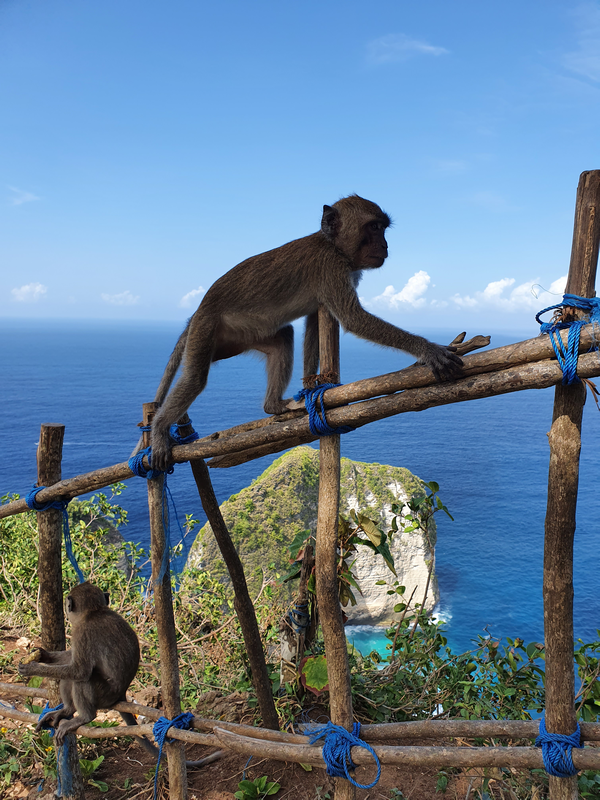
#> input picture Week7/Solutions/data/NusaPenida.png, 600 x 800 px
$ jupyter execute Exercise7.ipynb   (shell and % lines are left out)
#> lines starting #> are read from the running program, lines starting #| are printed output that depends on the picture
# Exercise 7 - Geometric transformations and landmark based registration

[cell 1]
import matplotlib.pyplot as plt
import math
import numpy as np
import skimage.io as io
from skimage.util import img_as_float, img_as_uint
from skimage.transform import rotate
from skimage.transform import EuclideanTransform
from skimage.transform import SimilarityTransform
from skimage.transform import warp
from skimage.transform import swirl
from skimage.transform import matrix_transform

## Geometric transformations on images

[cell 2]
def show_comparison(original, transformed, transformed_name):
    fig, (ax1, ax2) = plt.subplots(ncols=2, figsize=(8, 4), sharex=True,
                                   sharey=True)
    ax1.imshow(original)
    ax1.set_title('Original')
    ax1.axis('off')
    ax2.imshow(transformed)
    ax2.set_title(transformed_name)
    ax2.axis('off')
    io.show()

## Image rotation

#### Exercise 1

[cell 3]
im_org = io.imread('data/NusaPenida.png')
#> im_org is the input picture: shape (800, 600, 3); mean R, G, B 102, 126.7, 148.3

rotation_angle = 10
rotated_img = rotate(im_org, rotation_angle)
show_comparison(im_org, rotated_img, "Rotated image")

[cell 4]
rot_center = [0, 0]
rotated_img = rotate(im_org, rotation_angle, center=rot_center)
show_comparison(im_org, rotated_img, "Rotated image")

#### Exercise 2

[cell 5]
rotated_img = rotate(im_org, rotation_angle, mode="reflect")
show_comparison(im_org, rotated_img, "Rotated image")

#### Exercise 3

[cell 6]
rotated_img = rotate(im_org, rotation_angle, mode="wrap")
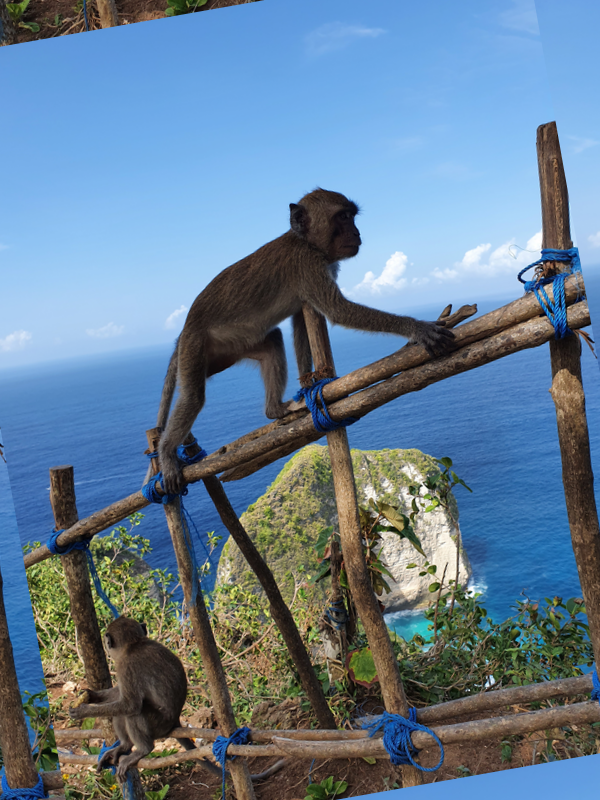
#> rotated_img: shape (800, 600, 3) float64; mean R, G, B 0.4, 0.497, 0.582
show_comparison(im_org, rotated_img, "Rotated image")

#### Exercise 4

[cell 7]
rotated_img = rotate(im_org, rotation_angle, resize=True, mode="constant", cval=1)
#> rotated_img: shape (892, 730, 3) float64
show_comparison(im_org, rotated_img, "Rotated image")

#### Exercise 5

[cell 8]
rotated_img = rotate(im_org, rotation_angle, resize=True)
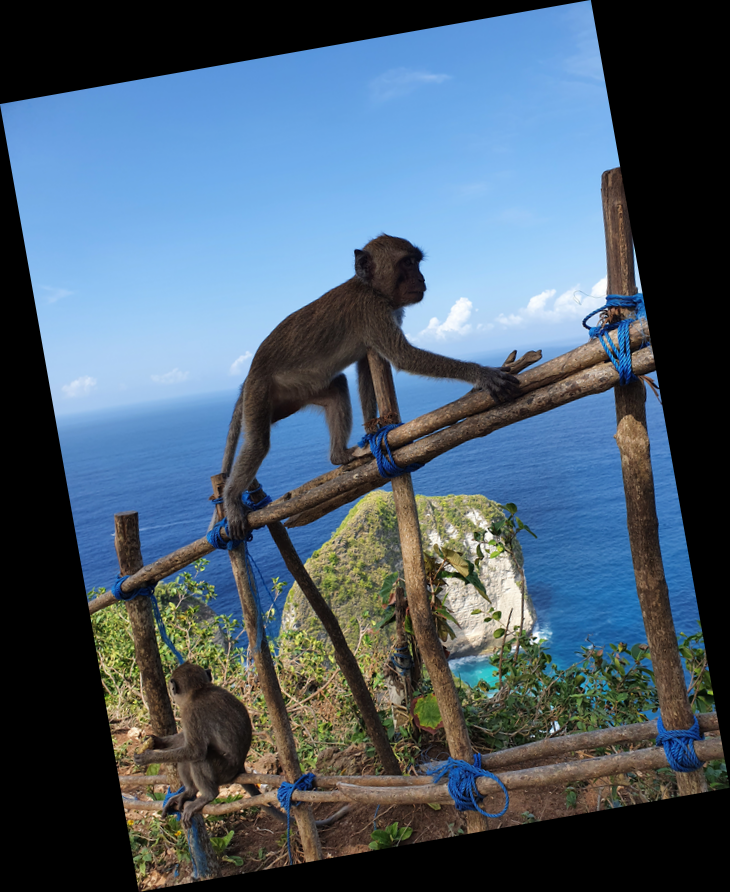
#> rotated_img: shape (892, 730, 3) float64; mean R, G, B 0.295, 0.366, 0.429
show_comparison(im_org, rotated_img, "Rotated image")

### Euclidean image transformation

#### Exercise 6

[cell 9]
# angle in radians - counter clockwise
rotation_angle = 10.0 * math.pi / 180.
trans = [10, 20]
tform = EuclideanTransform(rotation=rotation_angle, translation=trans)
print(tform.params)

#### Exercise 7

[cell 10]
transformed_img = warp(im_org, tform)
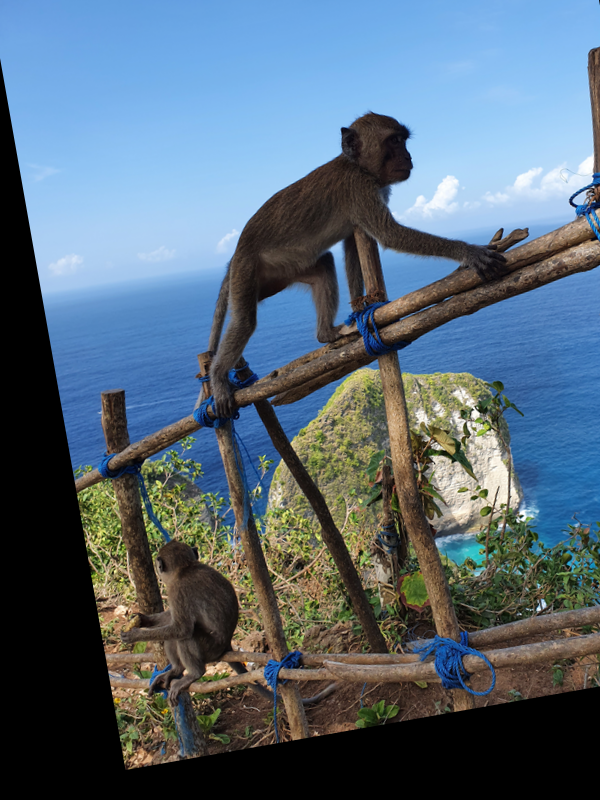
#> transformed_img: shape (800, 600, 3) float64; mean R, G, B 0.341, 0.413, 0.471
show_comparison(im_org, transformed_img, "Rigid transformation image")

### Inverse transformation

#### Exercise 8

[cell 11]
rotation_angle = 10.0 * math.pi / 180.
trans = [0, 0]
tform = EuclideanTransform(rotation=rotation_angle, translation=trans)
transformed_img = warp(transformed_img, tform.inverse)
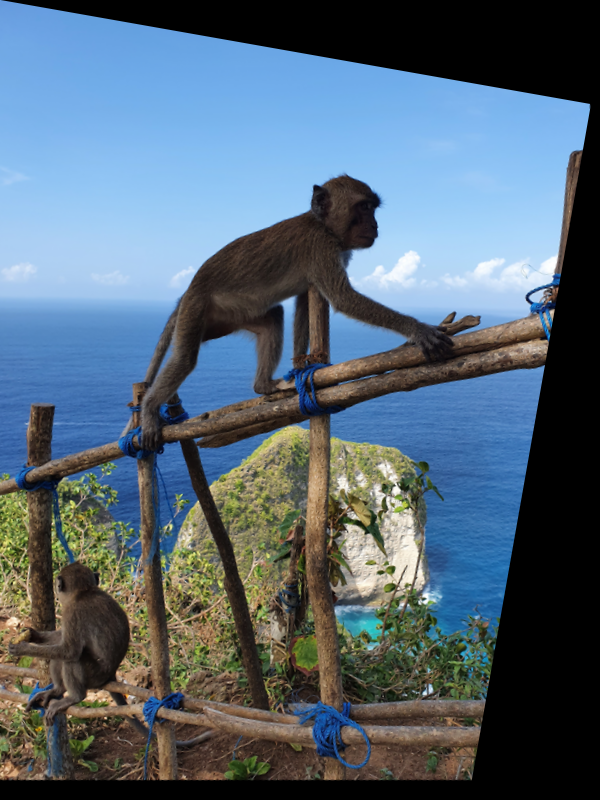
#> transformed_img: shape (800, 600, 3) float64; mean R, G, B 0.334, 0.404, 0.462

show_comparison(im_org, transformed_img, "Inverted rigid transformation")

### Similarity transform of image

#### Exercise 9

[cell 12]
rotation_angle = 15.0 * math.pi / 180.
trans = [40, 30]
scale = 0.6
tform = SimilarityTransform(scale = scale, rotation = rotation_angle, translation = trans)

recovered_img = warp(transformed_img, tform)
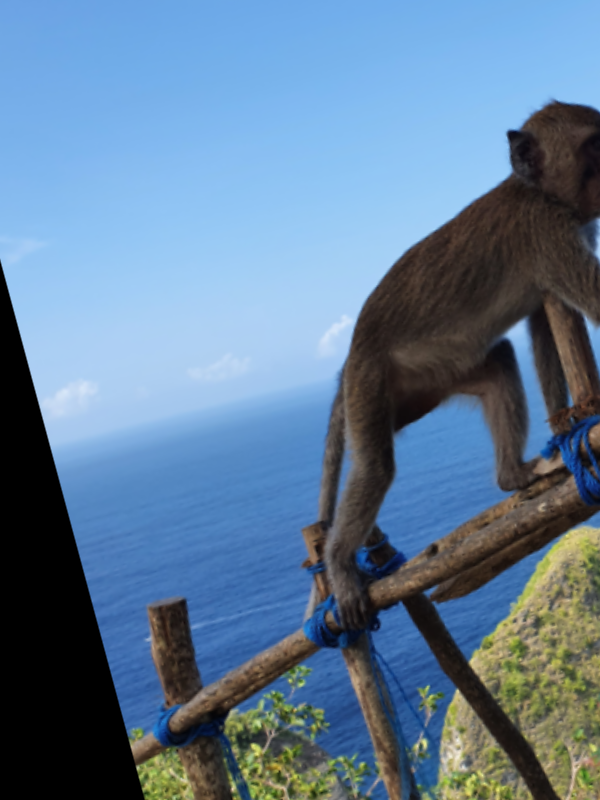
#> recovered_img: shape (800, 600, 3) float64; mean R, G, B 0.378, 0.488, 0.593
show_comparison(im_org, recovered_img, "Similarity transformation")

### The swirl image transformation

#### Exercise 10

[cell 13]
str = 10
rad = 300
swirl_img = swirl(im_org, strength=str, radius=rad)

show_comparison(im_org, swirl_img, 'Swirl transformation')

[cell 14]
str = 10
rad = 300
c = [500, 400]
swirl_img = swirl(im_org, strength=str, radius=rad, center=c)
show_comparison(im_org, swirl_img, 'Swirl transformation')

## Landmark based registration

#### Exercise 11

[cell 15]
src_img = io.imread('data/Hand1.jpg')
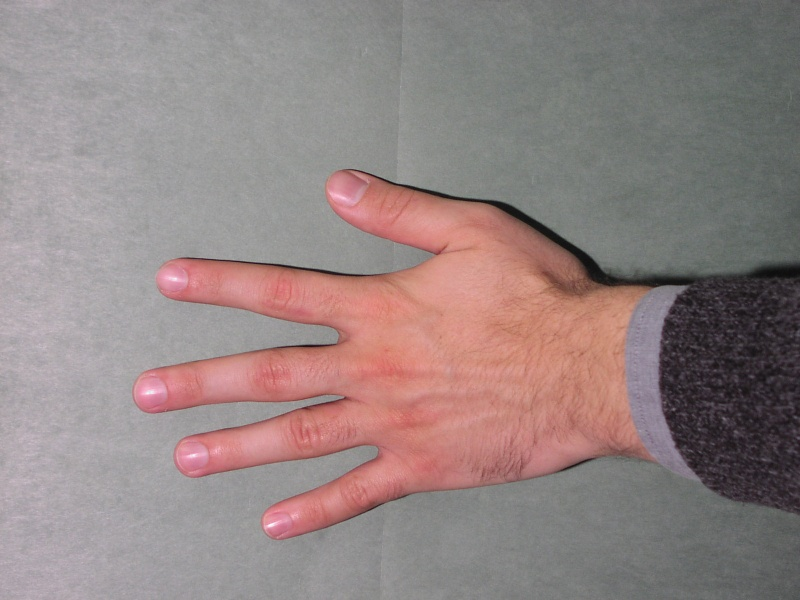
#> input picture Week7/Solutions/data/Hand1.jpg, 800 x 600 px
#> src_img is the input picture: shape (600, 800, 3); mean R, G, B 147.3, 132, 130.8
dst_img = io.imread('data/Hand2.jpg')
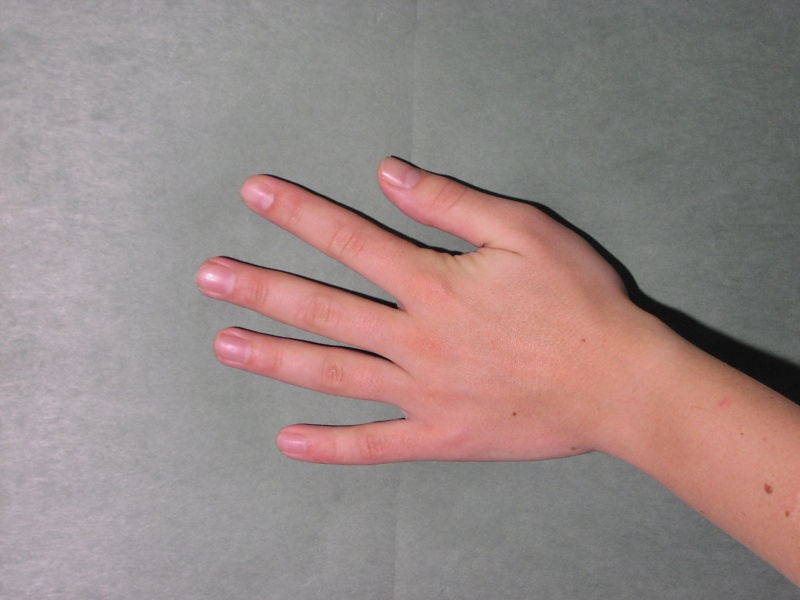
#> input picture Week7/Solutions/data/Hand2.jpg, 800 x 600 px
#> dst_img is the input picture: shape (600, 800, 3); mean R, G, B 152.2, 135.9, 133.9

[cell 16]
blend = 0.5 * img_as_float(src_img) + 0.5 * img_as_float(dst_img)
io.imshow(blend)
io.show()

### Manual landmark annotation

#### Exercise 12

[cell 17]
src = np.array([[588, 274], [328, 179], [134, 398], [260, 525], [613, 448]])

plt.imshow(src_img)
plt.plot(src[:, 0], src[:, 1], '.r', markersize=12)
plt.show()

#### Exercise 13

[cell 18]
# Change the backend to be able to explore the pixel intensities
# For VSCode Notebooks and JupyterNotebook "%matplotlib widget"
# For Spyder "%matplotlib auto"

plt.imshow(src_img)
plt.show()

[cell 19]

dst = np.array([[621, 293], [382, 166], [198, 266], [270, 440], [600, 450]])

fig, ax = plt.subplots()
io.imshow(blend)
ax.plot(src[:, 0], src[:, 1], '-r', markersize=12, label="Source")
ax.plot(dst[:, 0], dst[:, 1], '-g', markersize=12, label="Destination")
ax.invert_yaxis()
ax.legend()
ax.set_title("Landmarks before alignment")
plt.show()

#### Exercise 14

[cell 20]
e_x = src[:, 0] - dst[:, 0]
error_x = np.dot(e_x, e_x)
e_y = src[:, 1] - dst[:, 1]
error_y = np.dot(e_y, e_y)
f = error_x + error_y
print(f"Landmark alignment error F: {f}")

[cell 21]
tform = EuclideanTransform()
tform.estimate(src, dst)

src_transform = matrix_transform(src, tform.params)

#### Exercise 15

[cell 22]
fig, ax = plt.subplots()
io.imshow(dst_img)
ax.plot(src_transform[:, 0], src_transform[:, 1], '-r', markersize=12, label="Source transform")
ax.plot(dst[:, 0], dst[:, 1], '-g', markersize=12, label="Destination")
ax.invert_yaxis()
ax.legend()
ax.set_title("Landmarks before alignment")
plt.show()
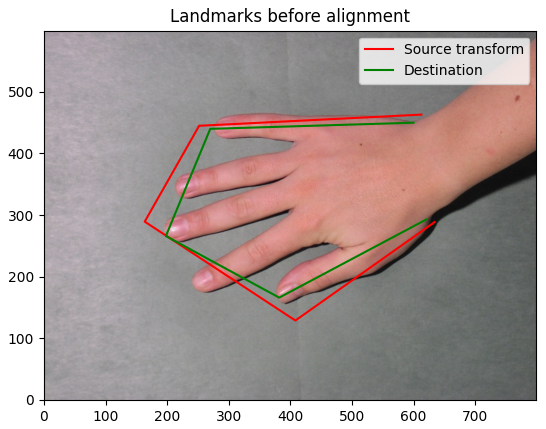
#> figure drawn by matplotlib, 1 panel

[cell 23]
e_x = src_transform[:, 0] - dst[:, 0]
error_x = np.dot(e_x, e_x)
e_y = src_transform[:, 1] - dst[:, 1]
error_y = np.dot(e_y, e_y)
f = error_x + error_y
print(f"Landmark alignment error F: {f}")

#### Exercise 16

[cell 24]
warped = warp(src_img, tform.inverse)
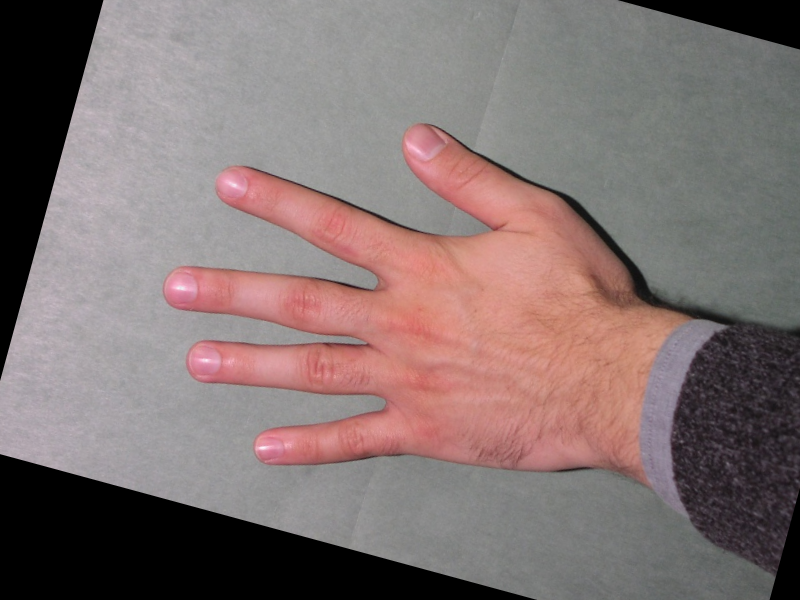
#> warped: shape (600, 800, 3) float64; mean R, G, B 0.511, 0.45, 0.446
show_comparison(src_img, warped, 'Landmark based transformation')

[cell 25]
blend = 0.5 * img_as_float(src_img) + 0.5 * img_as_float(warped)
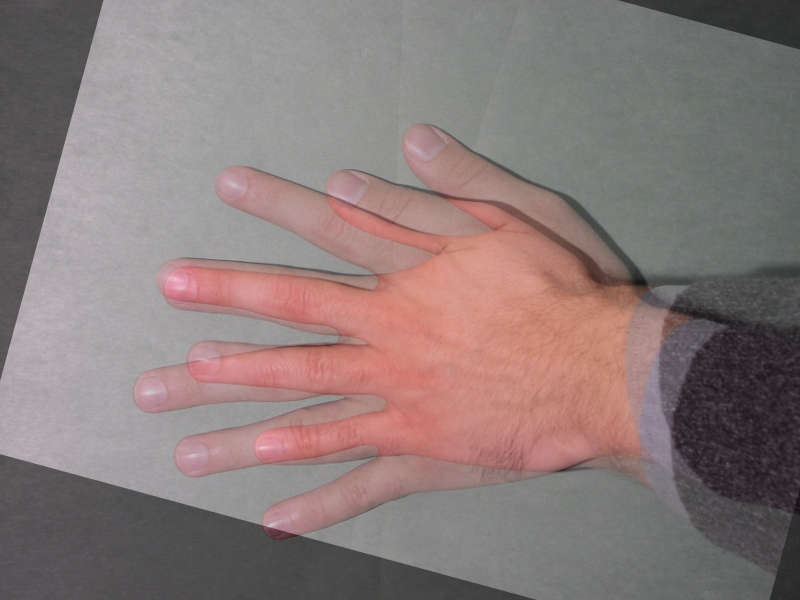
#> blend: shape (600, 800, 3) float64; mean R, G, B 0.544, 0.484, 0.479
io.imshow(blend)
io.show()
